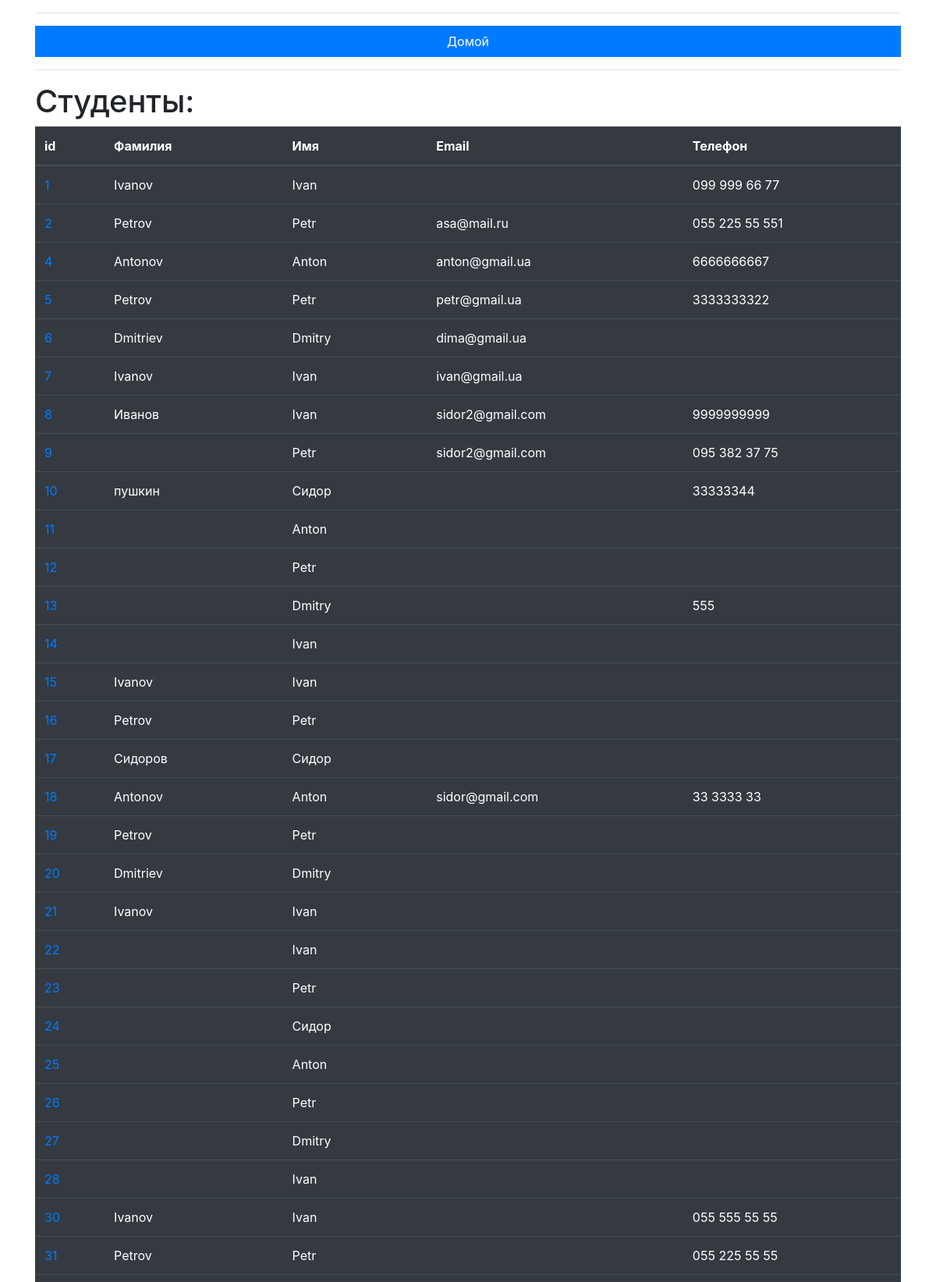
Page /students.php (upper part) on the committed database.
### tables this page shows
CREATE TABLE `students` (
  `id` int(8) NOT NULL,
  `first_name` varchar(50) NOT NULL DEFAULT '',
  `last_name` varchar(50) NOT NULL DEFAULT '',
  `birthday` datetime DEFAULT NULL,
  `email` varchar(50) DEFAULT NULL,
  `phone` varchar(15) DEFAULT NULL
);

### students.php (the view, shortened to what this page needs)
<?php
include 'pdo.php';
?>
<!doctype html>
<html lang="en">
    <head>
        <link rel="stylesheet" href="https://stackpath.bootstrapcdn.com/bootstrap/4.3.1/css/bootstrap.min.css">
    </head>
    <body>
        <div class="container">
            <hr>
            <div>
                <ul class="nav nav-pills nav-justified">
                    <li class="nav-item">
                        <a class="nav-link active" style="border-radius: 0px" href="index.php">Домой</a>
                    </li>
                </ul>
            </div>
            <hr>
            <h1>Студенты:</h1>
            <table class="table table-hover table-dark">
                <thead>
                    <tr>
                        <th scope="col">id</th>
                        <th scope="col">Фамилия</th>
                        <th scope="col">Имя</th>
                        <th scope="col">Email</th>
                        <th scope="col">Телефон</th>
                    </tr>
                </thead>
                <tbody>
                <?php
                $sql = "SELECT S.id, S.last_name, S.first_name, S.birthday, S.email, S.phone
                from students S
                ORDER BY S.id";
                $stmt = $pdo->query($sql);
                while ($row = $stmt->fetch())
                {
                    if ($row['birthday'] != null) {
                    $row['birthday'] = date("Y-m-d", strtotime($row['birthday']));
                    }
                    echo
                    '<tr>' .
                      '<td>' . '<a href="student.php?id='.$row["id"] .'">' . $row["id"] .  '</a>' . '</td>' .
                      '<td>' . $row["last_name"] .  '</td>' .
                      '<td>' . $row["first_name"] .  '</td>' .
                      '<td>' . $row["email"] .  '</td>' .
                      '<td>' . $row["phone"] .  '</td>' .
                    '</tr>';
                }
                ?>
                </tbody>
            </table>
        </div>
  </body>
</html>

### rows in the picture
students: id "1", last_name "Ivanov", first_name "Ivan", phone "099 999 66 77"
students: id "2", last_name "Petrov", first_name "Petr", email "asa@mail.ru", phone "055 225 55 551"
students: id "4", last_name "Antonov", first_name "Anton", email "anton@gmail.ua", phone "6666666667"
students: id "5", last_name "Petrov", first_name "Petr", email "petr@gmail.ua", phone "3333333322"
students: id "6", last_name "Dmitriev", first_name "Dmitry", email "dima@gmail.ua"
students: id "7", last_name "Ivanov", first_name "Ivan", email "ivan@gmail.ua"
students: id "8", last_name "Иванов", first_name "Ivan", email "sidor2@gmail.com", phone "9999999999"
students: id "9", first_name "Petr", email "sidor2@gmail.com", phone "095 382 37 75"
students: id "10", last_name "пушкин", first_name "Сидор", phone "33333344"
students: id "11", first_name "Anton"
students: id "12", first_name "Petr"
students: id "13", first_name "Dmitry", phone "555"
students: id "14", first_name "Ivan"
students: id "15", last_name "Ivanov", first_name "Ivan"
students: id "16", last_name "Petrov", first_name "Petr"
students: id "17", last_name "Сидоров", first_name "Сидор"
students: id "18", last_name "Antonov", first_name "Anton", email "sidor@gmail.com", phone "33 3333 33"
students: id "19", last_name "Petrov", first_name "Petr"
students: id "20", last_name "Dmitriev", first_name "Dmitry"
students: id "21", last_name "Ivanov", first_name "Ivan"
students: id "22", first_name "Ivan"
students: id "23", first_name "Petr"
students: id "24", first_name "Сидор"
students: id "25", first_name "Anton"
students: id "26", first_name "Petr"
students: id "27", first_name "Dmitry"
students: id "28", first_name "Ivan"
students: id "30", last_name "Ivanov", first_name "Ivan", phone "055 555 55 55"
students: id "31", last_name "Petrov", first_name "Petr", phone "055 225 55 55"
